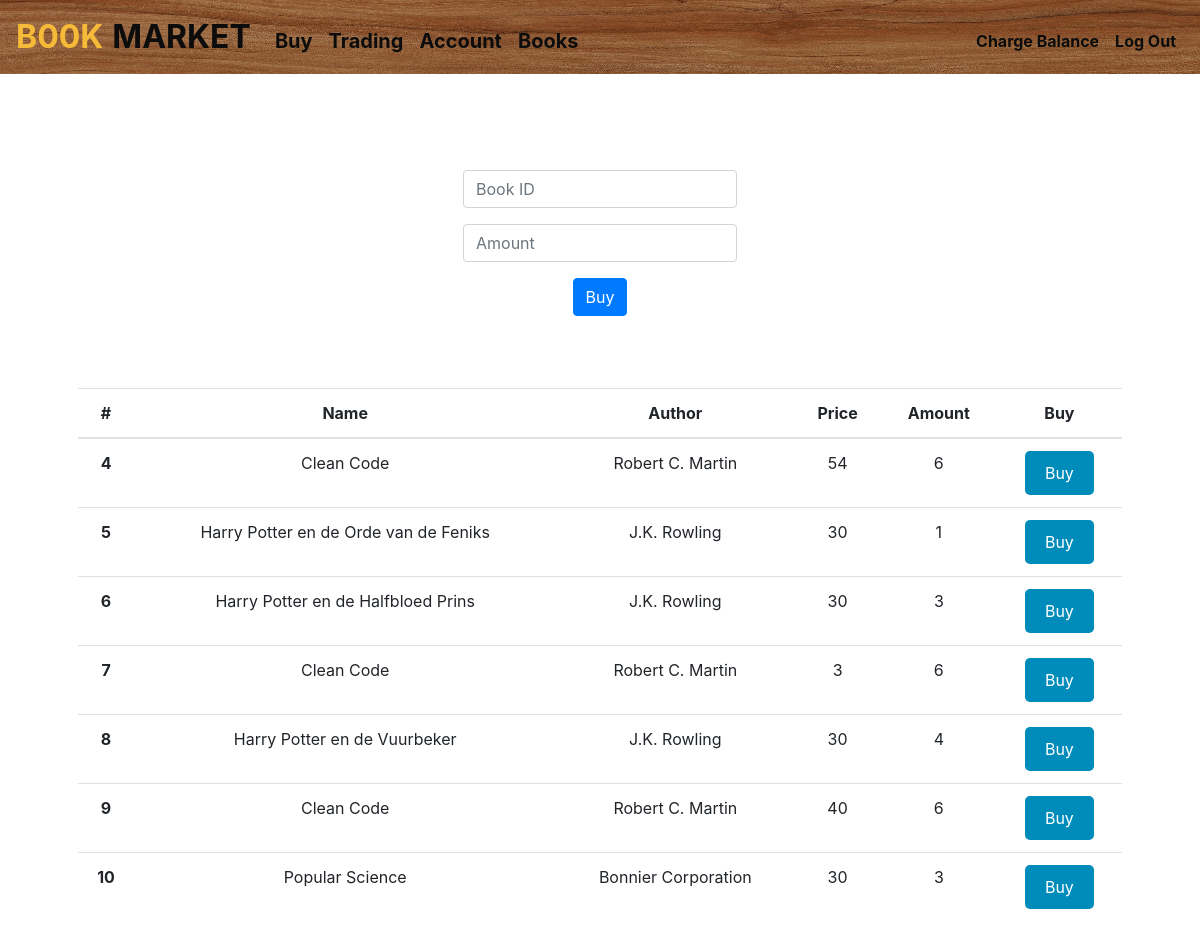
The page /buy (signed in) on the database as committed earlier.
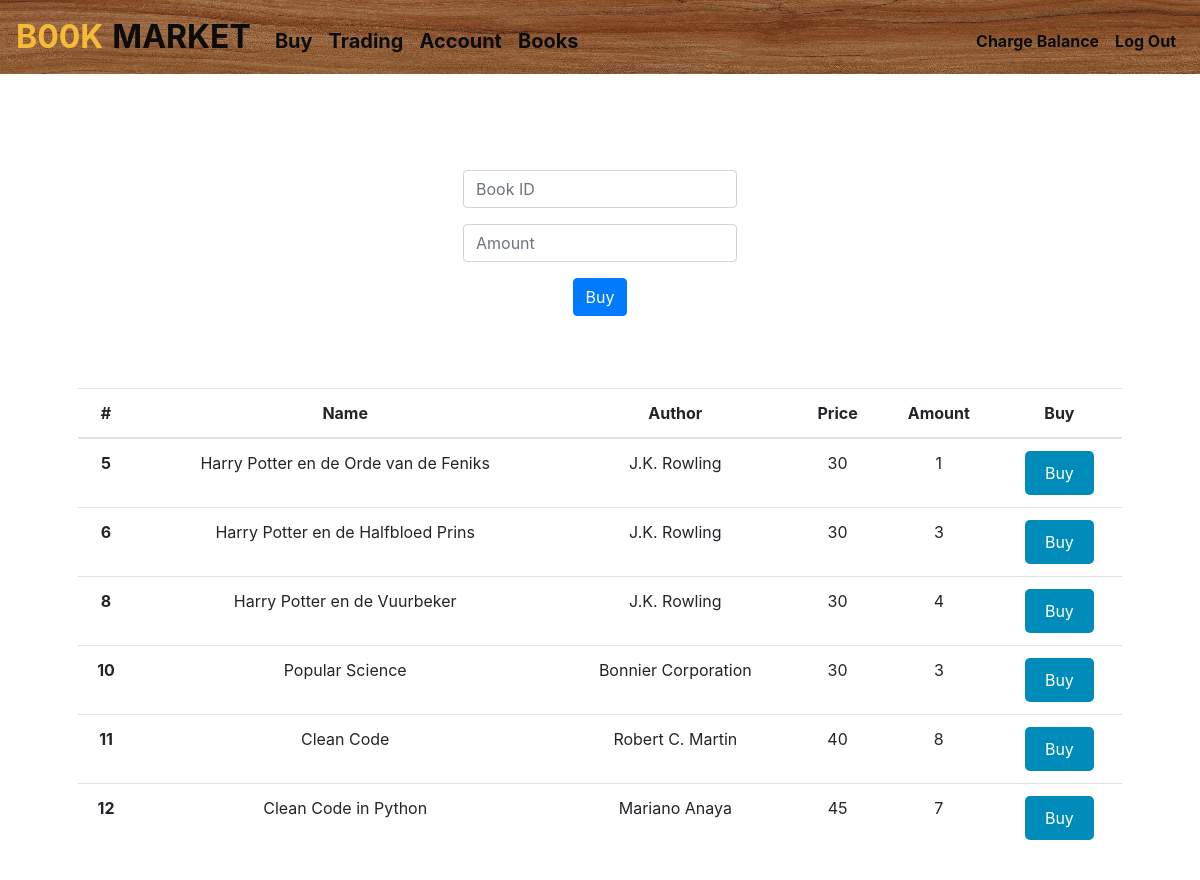
The same page on the database as committed later.
### tables this page shows
CREATE TABLE books(id INTEGER PRIMARY KEY AUTOINCREMENT, name TEXT not null,author TEXT, price INTEGER,amount INTEGER, google_id TEXT);

### app.py (the view, shortened to what this page needs)
@app.route("/buy", methods=["GET", "POST"])
@login_required
def buy():
    con = sqlite3.connect("trading.db")
    db = con.cursor()
    if request.method == "GET":
        db.execute("SELECT * FROM books WHERE amount <> ?;",(0,))
        columns = [column[0] for column in db.description]
        books = [dict(zip(columns, row)) for row in db.fetchall()]
        return render_template("buy.html", books=books)

### app.py (called while the page is built)
def login_required(f):
    @wraps(f)
    def decorated_function(*args, **kwargs):
        if session.get("user_id") is None:
            return redirect("/login")
        return f(*args, **kwargs)
    return decorated_function

@app.after_request
def after_request(response):
    response.headers["Cache-Control"] = "no-cache, no-store, must-revalidate"
    response.headers["Expires"] = 0
    response.headers["Pragma"] = "no-cache"
    return response

### templates/buy.html (shortened to what this page needs)
{% extends "layout.html" %}
{% block main %}
<form action="/buy" method="post">
    <div class="center">
        <br>
        <br>
        <div class="form-group">
            <input autocomplete="off" autofocus class="form-control" name="bookid" placeholder="Book ID" type="number">
        </div>
        <div class="form-group">
            <input class="form-control" name="amount" placeholder="Amount" type="number">
        </div>
        <button class="btn btn-primary" type="submit">Buy</button>
        <br>
        <br>
    </div>
    <br>
    <br>
    <div style="background-color:rgba(255,255,255,0.9)">
        <table class="table">
            <thead>
                <tr>
                    <th scope="col">#</th>
                    <th scope="col">Name</th>
                    <th scope="col">Author</th>
                    <th scope="col">Price</th>
                    <th scope="col">Amount</th>
                    <th scope="col">Buy</th>
                </tr>
            </thead>
            <tbody>
                {% for book in books%}
                <tr>
                    <th scope="row">{{book["id"]}}</th>
                    <td>{{book["name"]}}</td>
                    <td>{{book["author"]}}</td>
                    <td>{{book["price"]}}</td>
                    <td>{{book["amount"]}}</td>
                    <td><a href="{{ url_for('purchase', book_id=book['google_id']) }}" target="_blank"
                            class="buy-button">Buy</a></td>
                </tr>
                {% endfor %}
            </tbody>
        </table>
    </div>
</form>
{% endblock %}

### templates/layout.html (shortened to what this page needs)
<!DOCTYPE html>
<html lang="en">
<head>
    <link href="https://maxcdn.bootstrapcdn.com/bootstrap/4.1.3/css/bootstrap.min.css" rel="stylesheet">
    <link href="/static/styles.css" rel="stylesheet">
</head>
<body>
    <nav class="navbar navbar-expand-md navbar-light border-black local-nav-background">
        <a class="navbar-brand" href="/"><span class="yellow">B00K</span> <span class="black">MARKET</span></a>
        <div class="collapse navbar-collapse" id="navbar">
            {% if session.user_id %}
            <ul class="navbar-nav mr-auto mt-2" style="font-weight: bold; color:rgb(0,0,0); font-size:20px;">
                <li class="nav-item"><a class="nav-link" style="color:rgb(0,0,0);" href="/buy">Buy</a></li>
                <li class="nav-item"><a class="nav-link" style="color:rgb(0,0,0);" href="/trading">Trading</a></li>
                <li class="nav-item"><a class="nav-link" style="color:rgb(0,0,0);" href="/account">Account</a></li>
                <li class="nav-item"><a class="nav-link" style="color:rgb(0,0,0);" href="/books">Books</a></li>
            </ul>
            <ul class="navbar-nav ml-auto mt-2">
                <li class="nav-item"><a class="nav-link" style="font-weight: bold; color:rgb(0,0,0);"
                        href="/cash">Charge
                        Balance</a></li>
                <li class="nav-item"><a class="nav-link" style="font-weight: bold; color:rgb(0,0,0);" href="/logout">Log
                        Out</a></li>
            </ul>
            {% endif %}
        </div>
    </nav>
    <main class="container p-5">
        {% block main %}{% endblock %}
    </main>
</body>
</html>

### static/styles.css (style rules this page uses)
.local-nav-background { background-image: url('/static/woodbackground.jpg'); opacity: 0.950; }
nav .navbar-brand { font-size: xx-large; }
nav .navbar-brand .yellow { color: #f5b82e; font-weight: bold; }
nav .navbar-brand .black { color: #000000; font-weight: bold; }
main .form-control { display: inline-block; width: auto; }
body { background-image: url("/static/6714.jpg"); background-attachment: scroll; background-size: 300px 1000px; }
main { overflow-x: auto; text-align: center; }
.center { background-color: rgba(255, 255, 255, 0.9); margin: auto; width: 35%; border-radius: 25px; }
.buy-button { display: inline-block; padding: 10px 20px; background-color: #008CBA; color: #fff; text-decoration: none; border-radius: 5px; }

Rows that differ between the two databases and show on the page:
removed books: id "4", name "Clean Code", author "Robert C. Martin", price "54", amount "6"
removed books: id "7", name "Clean Code", author "Robert C. Martin", price "3", amount "6"
removed books: id "9", name "Clean Code", author "Robert C. Martin", price "40", amount "6"
added books: id "11", name "Clean Code", author "Robert C. Martin", price "40", amount "8"
added books: id "12", name "Clean Code in Python", author "Mariano Anaya", price "45", amount "7"
